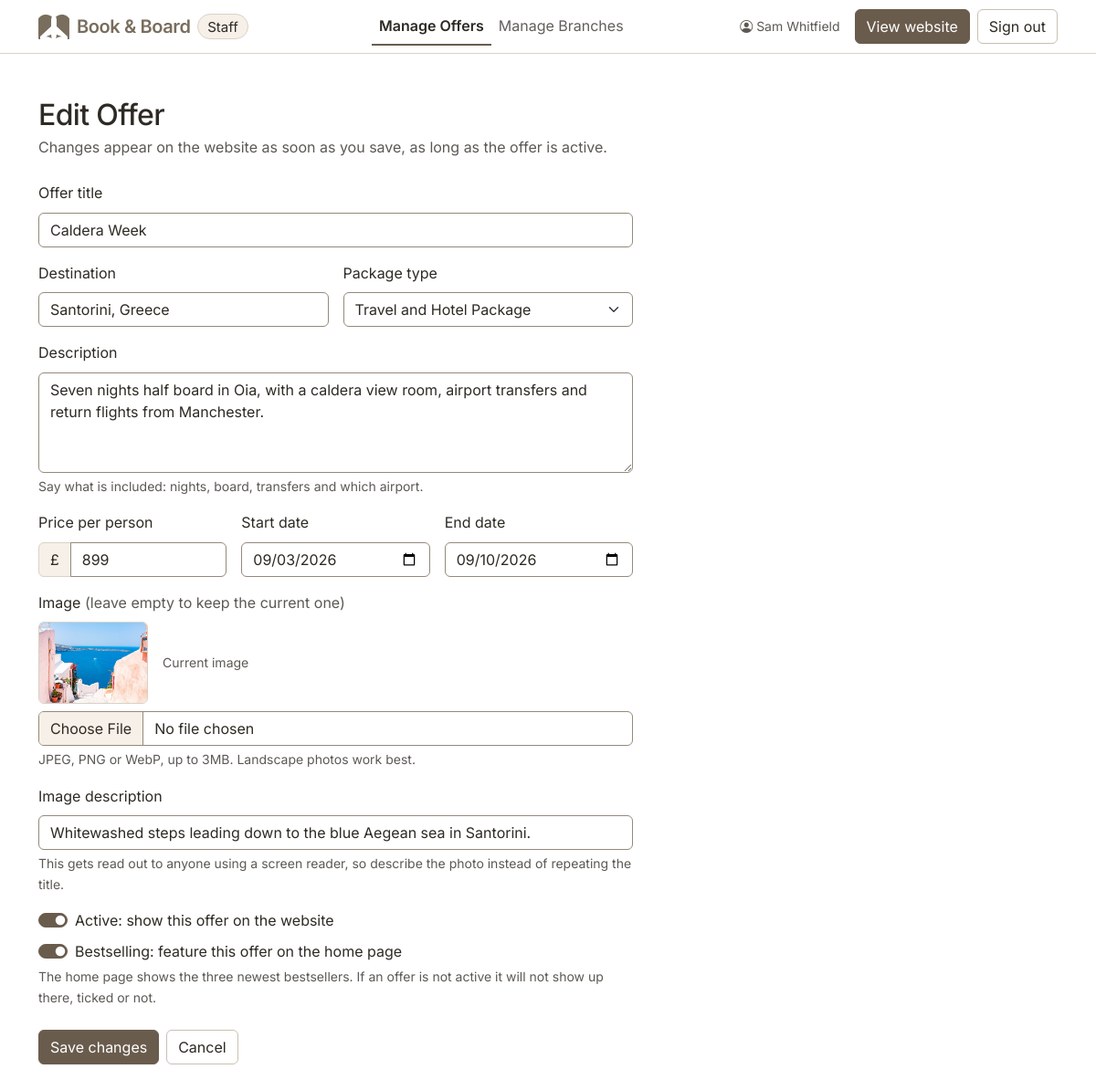
The app's page /basic/staff/offer-form.php?id=2 (signed in) with its own data.
### tables this page shows
CREATE TABLE IF NOT EXISTS offers (
  id          INT UNSIGNED  NOT NULL AUTO_INCREMENT,
  title       VARCHAR(150)  NOT NULL,
  destination VARCHAR(150)  NOT NULL,
  type        VARCHAR(40)   NOT NULL,
  description TEXT          NOT NULL,
  price       DECIMAL(10,2) NOT NULL,
  start_date  DATE          NOT NULL,
  end_date    DATE          NOT NULL,
  image       VARCHAR(255)  NOT NULL,
  alt         VARCHAR(255)  NOT NULL,
  active      TINYINT(1)    NOT NULL DEFAULT 1,
  bestseller  TINYINT(1)    NOT NULL DEFAULT 0,
  created_at  DATETIME      NOT NULL DEFAULT CURRENT_TIMESTAMP,
  PRIMARY KEY (id),
  KEY idx_offers_active_created (active, created_at, id)
);

### basic/includes/db.php (called while the page is built, shortened)
<?php
function db(): PDO
{
    static $pdo = null;
    if ($pdo === null) {
        $dsn = sprintf('mysql:host=%s;port=%d;dbname=%s;charset=utf8mb4', DB_HOST, DB_PORT, DB_NAME);
        $pdo = new PDO($dsn, DB_USER, DB_PASS, [
            PDO::ATTR_ERRMODE            => PDO::ERRMODE_EXCEPTION,
            PDO::ATTR_DEFAULT_FETCH_MODE => PDO::FETCH_ASSOC,
            PDO::ATTR_EMULATE_PREPARES   => false,
        ]);
    }
    return $pdo;
}
function db_available(): bool
{
    static $available = null;
    if ($available === null) {
        try {
            $available = true;
        } catch (PDOException $e) {
            $available = false;
        }
    }
    return $available;
}
function offer_row(array $row): array
{
    $row['id']     = (int) $row['id'];
    $row['price']  = (float) $row['price'];
    $row['active']     = (bool) $row['active'];
    $row['bestseller'] = (bool) $row['bestseller'];
    return $row;
}
function offers_select(string $conditions = '', array $params = []): array
{
    $statement = db()->prepare(
        'SELECT id, title, destination, type, description, price,
                start_date AS startDate, end_date AS endDate,
                image, alt, active, bestseller
           FROM offers ' . $conditions
    );
    $statement->execute($params);
    return array_map('offer_row', $statement->fetchAll());
}
function offers_find(int $id): ?array
{
    return offers_select('WHERE id = ? LIMIT 1', [$id])[0] ?? null;
}

### basic/includes/format.php (called while the page is built, shortened)
<?php
function e(string $value): string
{
    return htmlspecialchars($value, ENT_QUOTES, 'UTF-8');
}
function invalid(array $errors, string $field): string
{
    return isset($errors[$field]) ? ' is-invalid' : '';
}

### basic/staff/offer-form.php (the view, shortened to what this page needs)
<?php
$id       = (int) ($_GET['id'] ?? 0);
$existing = $id ? offers_find($id) : null;
$editing = (bool) $existing;
$values = [
    'title'       => $existing['title']       ?? '',
    'destination' => $existing['destination'] ?? '',
    'description' => $existing['description'] ?? '',
    'price'       => isset($existing['price']) ? (string) $existing['price'] : '',
    'startDate'   => $existing['startDate']   ?? '',
    'endDate'     => $existing['endDate']     ?? '',
    'type'        => $existing['type']        ?? OFFER_TYPES[1],
    'alt'         => $existing['alt']         ?? '',
    'active'      => $existing['active']      ?? true,
    'bestseller'  => $existing['bestseller']  ?? false,
];
$errors = [];
require_once(__DIR__ . '/../includes/staff-header.php');
?>
<div class="col-lg-9 col-xl-7">
  <h1 class="h2 mb-1"><?= $editing ? 'Edit Offer' : 'Add Offer' ?></h1>
  <p class="text-body-secondary mb-4">
    <?= $editing
        ? 'Changes appear on the website as soon as you save, as long as the offer is active.'
        : 'A new offer goes live on the website straight away if you leave it active.' ?>
  </p>
  <form method="post" action="offer-form.php<?= $editing ? '?id=' . (int) $existing['id'] : '' ?>"
        enctype="multipart/form-data" class="row g-3" novalidate>
    <div class="col-12">
      <label for="title" class="form-label">Offer title</label>
      <input type="text" class="form-control<?= invalid($errors, 'title') ?>"
             id="title" name="title" value="<?= e($values['title']) ?>"
             <?= isset($errors['title']) ? 'aria-invalid="true" aria-describedby="title-error"' : '' ?> required>
    </div>
    <div class="col-md-6">
      <label for="destination" class="form-label">Destination</label>
      <input type="text" class="form-control<?= invalid($errors, 'destination') ?>"
             id="destination" name="destination" value="<?= e($values['destination']) ?>"
             <?= isset($errors['destination']) ? 'aria-invalid="true" aria-describedby="destination-error"' : '' ?> required>
    </div>
    <div class="col-md-6">
      <label for="type" class="form-label">Package type</label>
      <select class="form-select<?= invalid($errors, 'type') ?>" id="type" name="type"
              <?= isset($errors['type']) ? 'aria-invalid="true" aria-describedby="type-error"' : '' ?> required>
        <?php foreach (OFFER_TYPES as $type): ?>
          <option value="<?= e($type) ?>" <?= $values['type'] === $type ? 'selected' : '' ?>><?= e($type) ?></option>
        <?php endforeach; ?>
      </select>
    </div>
    <div class="col-12">
      <label for="description" class="form-label">Description</label>
      <textarea class="form-control<?= invalid($errors, 'description') ?>"
                id="description" name="description" rows="4" aria-describedby="description-help<?= isset($errors['description']) ? ' description-error' : '' ?>"
                <?= isset($errors['description']) ? 'aria-invalid="true"' : '' ?> required><?= e($values['description']) ?></textarea>
      <div class="form-text" id="description-help">Say what is included: nights, board, transfers and which airport.</div>
    </div>
    <div class="col-md-4">
      <label for="price" class="form-label">Price per person</label>
      <div class="input-group<?= isset($errors['price']) ? ' has-validation' : '' ?>">
        <span class="input-group-text" aria-hidden="true">£</span>
        <input type="number" class="form-control<?= invalid($errors, 'price') ?>"
               id="price" name="price" value="<?= e($values['price']) ?>" min="0" step="1"
               <?= isset($errors['price']) ? 'aria-invalid="true" aria-describedby="price-error"' : '' ?> required>
      </div>
    </div>
    <div class="col-md-4">
      <label for="startDate" class="form-label">Start date</label>
      <input type="date" class="form-control<?= invalid($errors, 'startDate') ?>"
             id="startDate" name="startDate" value="<?= e($values['startDate']) ?>"
             <?= isset($errors['startDate']) ? 'aria-invalid="true" aria-describedby="startDate-error"' : '' ?> required>
    </div>
    <div class="col-md-4">
      <label for="endDate" class="form-label">End date</label>
      <input type="date" class="form-control<?= invalid($errors, 'endDate') ?>"
             id="endDate" name="endDate" value="<?= e($values['endDate']) ?>"
             <?= isset($errors['endDate']) ? 'aria-invalid="true" aria-describedby="endDate-error"' : '' ?> required>
    </div>
    <div class="col-12">
      <label for="image" class="form-label">
        Image
        <?php if ($editing): ?>
          <span class="text-body-secondary fw-normal">(leave empty to keep the current one)</span>
        <?php endif; ?>
      </label>
      <?php if ($editing && !empty($existing['image'])): ?>
        <div class="d-flex align-items-center gap-3 mb-2">
          <img src="../<?= e($existing['image']) ?>" alt="<?= e($existing['alt']) ?>"
               width="120" height="90" class="object-fit-cover rounded border">
          <span class="text-body-secondary small">Current image</span>
        </div>
      <?php endif; ?>
      <input type="file" class="form-control<?= invalid($errors, 'image') ?>"
             id="image" name="image" accept="image/jpeg,image/png,image/webp"
             aria-describedby="image-help<?= isset($errors['image']) ? ' image-error' : '' ?>"
             <?= isset($errors['image']) ? 'aria-invalid="true"' : '' ?>>
      <div class="form-text" id="image-help">JPEG, PNG or WebP, up to 3MB. Landscape photos work best.</div>
    </div>
    <div class="col-12">
      <label for="alt" class="form-label">Image description</label>
      <input type="text" class="form-control<?= invalid($errors, 'alt') ?>"
             id="alt" name="alt" value="<?= e($values['alt']) ?>"
             aria-describedby="alt-help<?= isset($errors['alt']) ? ' alt-error' : '' ?>"
             <?= isset($errors['alt']) ? 'aria-invalid="true"' : '' ?> required>
      <div class="form-text" id="alt-help">
        This gets read out to anyone using a screen reader, so describe the photo instead of repeating the title.
      </div>
    </div>
    <div class="col-12">
      <div class="form-check form-switch">
        <input class="form-check-input" type="checkbox" role="switch" value="1"
               id="active" name="active" <?= $values['active'] ? 'checked' : '' ?>>
        <label class="form-check-label" for="active">
          Active: show this offer on the website
        </label>
      </div>
      <div class="form-check form-switch mt-2">
        <input class="form-check-input" type="checkbox" role="switch" value="1"
               id="bestseller" name="bestseller" <?= $values['bestseller'] ? 'checked' : '' ?>
               aria-describedby="bestseller-help">
        <label class="form-check-label" for="bestseller">
          Bestselling: feature this offer on the home page
        </label>
      </div>
      <div class="form-text" id="bestseller-help">
        The home page shows the three newest bestsellers. If an offer is not active it will not
        show up there, ticked or not.
      </div>
    </div>
    <div class="col-12 d-grid gap-2 d-sm-flex mt-4">
      <button type="submit" class="btn btn-primary"><?= $editing ? 'Save changes' : 'Add offer' ?></button>
      <a class="btn btn-outline-secondary" href="offers.php">Cancel</a>
    </div>
  </form>
</div>
  </div>
</main>
</body>
</html>

### basic/assets/css/theme.css (style rules this page uses)
:root { --brand: #6A5C4D; --brand-logo: #796D5D; --brand-dark: #574B3E; --brand-darker: #4A4034; --ink: #2E2A24; --tint: #F7F0E8; --rule: #D9D2C6; --rule-strong: #C9C0B2; --field-border: #95897A; --accent-ink: #1F4E4A; --ink-wash: rgba(46, 42, 36, 0.14); --focus-ring: 0 0 0 0.25rem rgba(123, 108, 91, 0.35); --bs-body-font-family: "Inter", system-ui, -apple-system, "Segoe UI", sans-serif; --bs-body-line-height: 1.6; --bs-primary-rgb: 106, 92, 77; --bs-dark-rgb: 46, 42, 36; --bs-body-color: var(--ink); --bs-body-color-rgb: 46, 42, 36; --bs-border-color: var(--rule); --bs-light-rgb: 247, 240, 232; --bs-tertiary-bg: var(--tint); --bs-tertiary-bg-rgb: 247, 240, 232; --bs-secondary-color: rgba(46, 42, 36, 0.78); --bs-link-color: var(--brand-dark); --bs-link-color-rgb: 87, 75, 62; --bs-link-hover-color: var(--brand-darker); }
.btn { --bs-btn-focus-shadow-rgb: 123, 108, 91; }
.btn-primary { --bs-btn-bg: var(--brand); --bs-btn-border-color: var(--brand); --bs-btn-hover-bg: var(--brand-dark); --bs-btn-hover-border-color: var(--brand-dark); --bs-btn-active-bg: var(--brand-darker); --bs-btn-active-border-color: var(--brand-darker); --bs-btn-disabled-bg: var(--brand); --bs-btn-disabled-border-color: var(--brand); --bs-btn-disabled-color: #fff; }
.btn-outline-secondary { --bs-btn-color: var(--ink); --bs-btn-border-color: var(--rule-strong); --bs-btn-hover-color: var(--ink); --bs-btn-hover-bg: var(--ink-wash); --bs-btn-hover-border-color: var(--ink); --bs-btn-active-color: var(--bs-body-bg); --bs-btn-active-bg: var(--ink); --bs-btn-active-border-color: var(--ink); --bs-btn-disabled-color: var(--ink); --bs-btn-disabled-border-color: var(--rule-strong); }
.form-control, .form-select, .form-check-input { border-color: var(--field-border); }
.form-check-input:checked { background-color: var(--brand); border-color: var(--brand); }
h1, h2, h3, .display-4, .navbar-brand .fw-semibold { letter-spacing: -0.02em; }
h1, .display-4 { font-weight: 700; }
h1 { font-size: clamp(2.25rem, 1.65rem + 2.2vw, 3.15rem); line-height: 1.1; }
body { min-height: 100dvh; }
[id], a, button, input, select, textarea, summary, [tabindex] { scroll-margin-top: 5rem; }

### records on screen
offers: title "Caldera Week", destination "Santorini, Greece", description "Seven nights half board in Oia, with a caldera view room, airport transfers and return flights from Manchester.", price "899", startDate "09/03/2026", endDate "09/10/2026", image (picture), alt "Whitewashed steps leading down to the blue Aegean sea in Santorini.", active "☑", bestseller "☑"

### other values on screen
$staff['name'] "Sam Whitfield"
form field type "Travel and Hotel Package"
